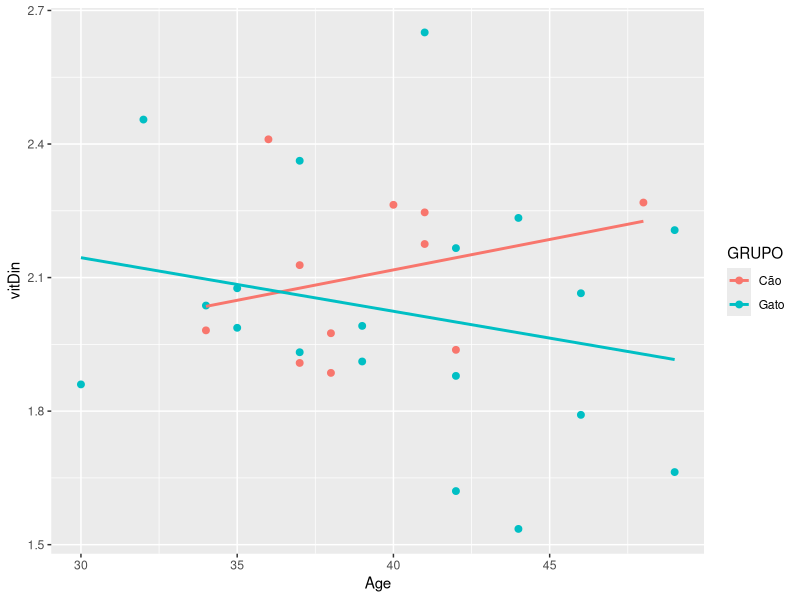

This chart was generated by the following R code: (Note: this script raises an error after producing the figure.)
## ---- chunk 1
options(htmltools.dir.version = FALSE, max.print = 30, digits = 4)
knitr::opts_chunk$set(fig.align = "center", fig.width = 10, fig.height = 6)
library(tidyverse)
set.seed(123)
simbioticos <- tibble(
  Age = round(rnorm(30, 40, 5)), 
  vitDin = rnorm(30, 2, 0.3), 
  GRUPO = sample(c("Cão", "Gato"), 30, TRUE),
  `Sex M/F` = sample(c("H", "M"), 30, TRUE)
)

## ---- chunk 2
t.test(extra ~ group, data = sleep)
## ---- chunk 3
ggplot(simbioticos, aes(Age, vitDin, col = GRUPO)) +
  geom_point(size = 2) + geom_smooth(method = "lm", se = FALSE)
## ---- chunk 4
2 + 2

numero <- 2
numero

numero + numero

sum(numero, numero, 25)
## ---- chunk 5
"meu nome é tomás"

nome <- "tomás"
nome

paste(nome, "voou por", numero, "horas hoje")
## ---- chunk 6
nome + numero
## ---- chunk 7
set.seed(123)
valores <- rnorm(n = 100, mean = 10, sd = 2)
valores
## ---- chunk 8
TRUE | FALSE
TRUE & FALSE
all(1:5 > 2)
any(1:5 <= 2)
## ---- chunk 9
# prefira a função data_frame() do pacote tibble
dados <- data.frame(
  nome = c("tomás", "sandra"), 
  profissao = c("economista", "nutricionista"), 
  altura = c(1.75, 1.65)
)
dados

str(dados)
## ---- chunk 10
# Com [ extraímos um conjunto de linhas e colunas
dados[2, 1:2]

# Com "$" extraímos uma variável por seu nome
dados$nome

# Com [[ extraímos uma variável por seu nome ou posição (número)
dados[[3]]
## ---- chunk 11
# O menor valor
min(valores)

# A média dos valores
mean(valores)

# O valor "do meio"
median(valores)

# O maior valor
max(valores)
## ---- chunk 12
# O desvio padrão dos valores
sd(valores)

# A variância dos valores
var(valores)

# Um resumo dos valores
summary(valores)
## ---- chunk 13
quadrado <- function(x) {
  x ^ 2
}

quadrado(5)
quadrado(valores)
## ---- chunk 14
set.seed(123)
exercicio <- rnorm(100, 50, 10)
